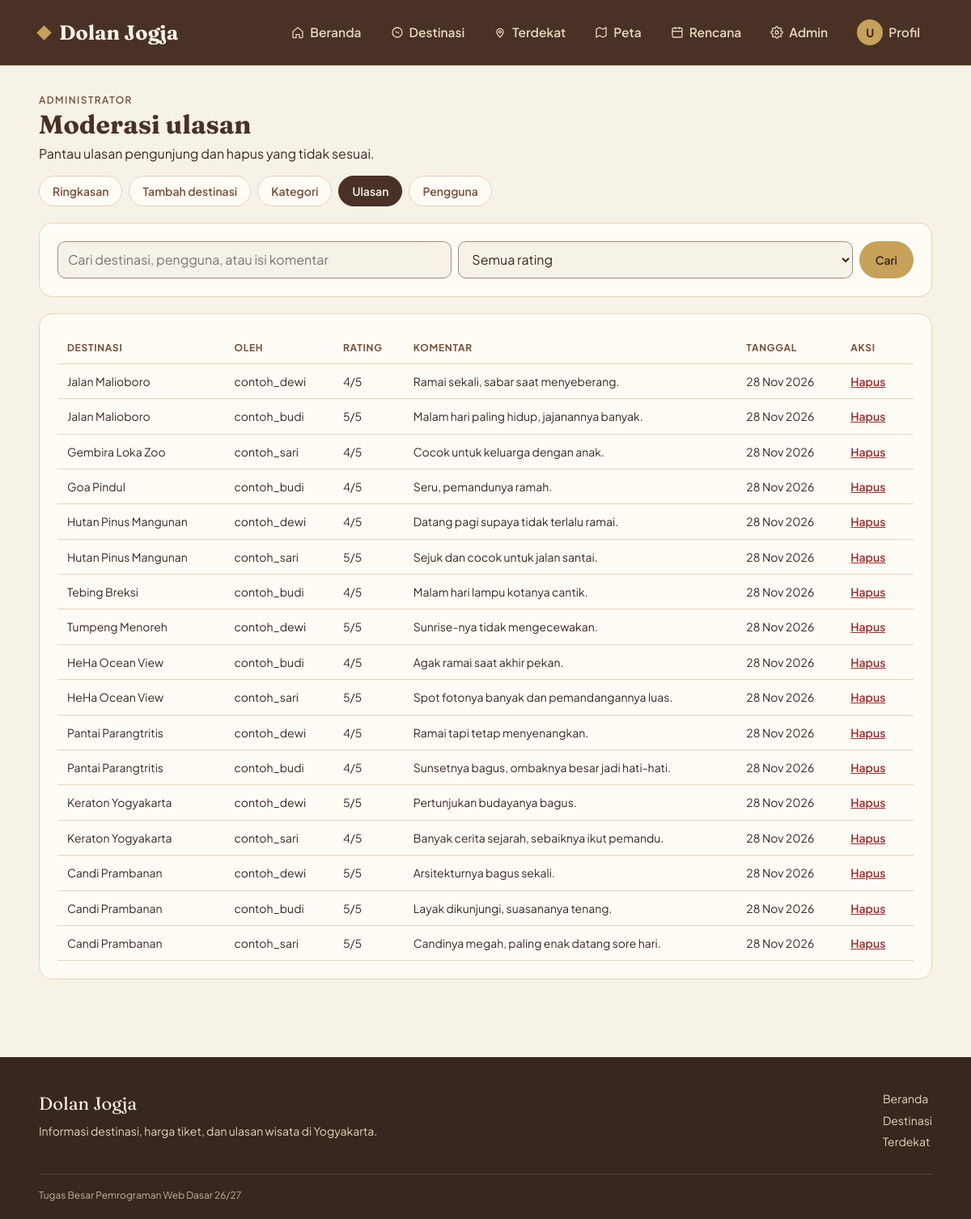
/admin/ulasan.php (signed in), run on the app's committed database.
### tables this page shows
CREATE TABLE reviews (
  id INT AUTO_INCREMENT PRIMARY KEY,
  destination_id INT NOT NULL,
  user_id INT NOT NULL,
  rating TINYINT NOT NULL,
  komentar TEXT,
  created_at TIMESTAMP DEFAULT CURRENT_TIMESTAMP,
  FOREIGN KEY (destination_id) REFERENCES destinations(id) ON DELETE CASCADE,
  FOREIGN KEY (user_id) REFERENCES users(id) ON DELETE CASCADE
);

CREATE TABLE destinations (
  id INT AUTO_INCREMENT PRIMARY KEY,
  category_id INT NOT NULL,
  nama VARCHAR(100) NOT NULL,
  UNIQUE KEY unik_nama_destinasi (nama),
  lokasi VARCHAR(200) NOT NULL,
  deskripsi TEXT,
  harga_tiket INT NOT NULL DEFAULT 0,
  harga_maks INT DEFAULT NULL,
  jam_buka VARCHAR(100),
  latitude DECIMAL(10,7),
  longitude DECIMAL(10,7),
  foto VARCHAR(255),
  created_at TIMESTAMP DEFAULT CURRENT_TIMESTAMP,
  FOREIGN KEY (category_id) REFERENCES categories(id)
);

CREATE TABLE users (
  id INT AUTO_INCREMENT PRIMARY KEY,
  username VARCHAR(30) NOT NULL UNIQUE,
  email VARCHAR(100) NOT NULL UNIQUE,
  password VARCHAR(255) NOT NULL,
  nama_lengkap VARCHAR(100) NOT NULL,
  no_hp VARCHAR(20) DEFAULT NULL,
  foto VARCHAR(255) DEFAULT NULL,
  role ENUM('user','admin') NOT NULL DEFAULT 'user',
  created_at TIMESTAMP DEFAULT CURRENT_TIMESTAMP
);

### includes/fungsi.php (called while the page is built, shortened)
<?php
function e($teks) {
    return htmlspecialchars((string) $teks, ENT_QUOTES, "UTF-8");
}

### admin/ulasan.php (the view, shortened to what this page needs)
<?php
require_once __DIR__ . "/../includes/init.php";
$cari   = trim($_GET["cari"] ?? "");
$like   = "%" . $cari . "%";
$sql = "SELECT r.id, r.rating, r.komentar, r.created_at, u.username, d.nama AS destinasi
        FROM reviews r JOIN users u ON u.id=r.user_id JOIN destinations d ON d.id=r.destination_id
        WHERE (d.nama LIKE ? OR u.username LIKE ? OR r.komentar LIKE ?)";
$tipe  = "sss";
$param = array($like, $like, $like);
$sql .= " ORDER BY r.created_at DESC, r.id DESC LIMIT 100";
$s = $conn->prepare($sql);
$s->bind_param($tipe, ...$param);
$s->execute();
$rows = $s->get_result();
$self = url("admin/ulasan.php");
header_web("Moderasi Ulasan");
?>
<div class="page-heading">
  <span class="eyebrow">Administrator</span>
  <h1>Moderasi ulasan</h1>
  <p>Pantau ulasan pengunjung dan hapus yang tidak sesuai.</p>
</div>
<?php subnav_admin("ulasan"); ?>
<form class="panel" method="get" action="<?php echo $self; ?>">
  <div class="search">
    <input type="text" name="cari" value="<?php echo e($cari); ?>" placeholder="Cari destinasi, pengguna, atau isi komentar" />
    <select name="rating">
      <option value="0">Semua rating</option>
    </select>
    <button class="btn" type="submit">Cari</button>
  </div>
</form>
<div class="panel table-wrap">
  <table>
    <thead><tr><th>Destinasi</th><th>Oleh</th><th>Rating</th><th>Komentar</th><th>Tanggal</th><th>Aksi</th></tr></thead>
    <tbody>
      <?php while ($r = $rows->fetch_assoc()) { ?>
      <tr>
        <td><?php echo e($r["destinasi"]); ?></td>
        <td><?php echo e($r["username"]); ?></td>
        <td><?php echo (int) $r["rating"]; ?>/5</td>
        <td><?php echo e(mb_strimwidth((string) $r["komentar"], 0, 120, "...")); ?></td>
        <td><?php echo e(tanggal($r["created_at"])); ?></td>
        <td class="aksi"><?php echo form_aksi($self, "hapus", $r["id"], "Hapus", "Hapus ulasan ini?"); ?></td>
      </tr>
      <?php } ?>
    </tbody>
  </table>
</div>
<?php footer_web(); ?>

### includes/init.php (shortened to what this page needs)
<?php
if (!function_exists('url')) {
    function url($path = "") { return BASE_URL . ltrim($path, "/"); }
}
if (!function_exists('tanggal')) {
    function tanggal($waktu) {
        $bln = array(1 => "Jan", "Feb", "Mar", "Apr", "Mei", "Jun", "Jul", "Agu", "Sep", "Okt", "Nov", "Des");
        $t = strtotime((string) $waktu);
        return $t ? date("j", $t) . " " . $bln[(int) date("n", $t)] . " " . date("Y", $t) : "-";
    }
}
if (!function_exists('form_aksi')) {
    function form_aksi($action, $aksi, $id, $label, $konfirmasi = "") {
        $js = $konfirmasi !== "" ? ' onsubmit="return confirm(' . e(json_encode($konfirmasi)) . ');"' : "";
        return '<form class="inline" method="post" action="' . e($action) . '"' . $js . '><div class="inline">'
            . csrf_field()
            . '<input type="hidden" name="aksi" value="' . e($aksi) . '" />'
            . '<input type="hidden" name="id" value="' . (int) $id . '" />'
            . '<button type="submit" class="link-btn' . ($aksi === "hapus" ? " bahaya" : "") . '">' . e($label) . '</button>'
            . '</div></form>';
    }
}
if (!function_exists('subnav_admin')) {
    function subnav_admin($aktif) {
        $menu = array(
            "index"     => array("admin/index.php", "Ringkasan"),
            "destinasi" => array("admin/destinasi.php", "Tambah destinasi"),
            "kategori"  => array("admin/kategori.php", "Kategori"),
            "ulasan"    => array("admin/ulasan.php", "Ulasan"),
            "pengguna"  => array("admin/pengguna.php", "Pengguna"),
        );
        echo '<div class="subnav">';
        foreach ($menu as $kunci => $m) {
            echo '<a' . ($kunci === $aktif ? ' class="aktif"' : '') . ' href="' . e(url($m[0])) . '">' . e($m[1]) . '</a>';
        }
        echo '</div>';
    }
}
if (!function_exists('header_web')) {
    function header_web($judul = "Admin") {
        require_once __DIR__ . "/header.php";
        echo '<div class="wadah admin-wrap">';
    }
}
if (!function_exists('footer_web')) {
    function footer_web() {
        echo '</div>';
        require_once __DIR__ . "/footer.php";
    }
}

### assets/css/style.css (style rules this page uses)
:root { --lebar: 1320px; --soga-gelap: #493126; --coklat-jawa: #79513B; --batik: #B88962; --pasir: #E6D4B8; --krem: #F7F2E8; --indigo: #263B50; --taupe: #A18B78; --emas: #C5A15A; --kakao: #38271F; --sage: #87977A; --font-judul: "Fraunces", Georgia, "Times New Roman", serif; --font-isi: "Plus Jakarta Sans", "Segoe UI", Arial, sans-serif; }
* { box-sizing: border-box; }
body { margin: 0; background: var(--krem); color: var(--kakao); font-family: var(--font-isi); font-size: 16px; line-height: 1.6; }
h1, h2, h3 { font-family: var(--font-judul); line-height: 1.2; margin: 0 0 .5em; color: var(--soga-gelap); }
p { margin: 0 0 .6em; }
a { color: var(--coklat-jawa); }
.wadah { max-width: var(--lebar); margin: 0 auto; padding: 0 20px; }
.eyebrow { color: var(--coklat-jawa); letter-spacing: .12em; text-transform: uppercase; font-size: 12px; font-weight: 600; margin-bottom: 6px; }
.panel { background: #FFFCF6; border: 1px solid var(--pasir); border-radius: 16px; padding: 22px; margin-bottom: 20px; }
.inline { display: inline; }
.admin-wrap { padding-top: 28px; padding-bottom: 20px; }
.page-heading { margin-bottom: 14px; }
.page-heading h1 { margin: 0 0 4px; }
.subnav { display: flex; gap: 8px; flex-wrap: wrap; margin: 0 0 20px; }
.subnav a { padding: 7px 16px; border: 1px solid var(--pasir); border-radius: 999px; text-decoration: none; font-size: 14px; font-weight: 600; color: var(--coklat-jawa); background: #FFFCF6; }
.subnav a.aktif { background: var(--soga-gelap); border-color: var(--soga-gelap); color: var(--krem); }
.table-wrap { overflow-x: auto; }
.table-wrap table { width: 100%; border-collapse: collapse; font-size: 14px; }
.table-wrap th { text-align: left; font-size: 12px; text-transform: uppercase; letter-spacing: .06em; color: var(--coklat-jawa); }
.table-wrap th, .table-wrap td { padding: 10px 12px; border-bottom: 1px solid var(--pasir); vertical-align: middle; }
.aksi { white-space: nowrap; }
.aksi a, .link-btn { background: none; border: 0; padding: 0 8px 0 0; font: 600 14px var(--font-isi); color: var(--coklat-jawa); text-decoration: underline; cursor: pointer; }
.link-btn.bahaya { color: #9B2C2C; }
.btn { display: inline-block; background: var(--emas); color: var(--kakao); padding: 9px 20px; border: 0; border-radius: 999px; font: 600 14px var(--font-isi); text-decoration: none; cursor: pointer; }
.search { display: flex; gap: 8px; flex-wrap: wrap; }
.search input, .search select { flex: 1; min-width: 160px; padding: 9px 12px; border: 1px solid var(--taupe); border-radius: 10px; background: var(--krem); font: inherit; color: var(--kakao); }
:root { --lebar: 100%; --tepi: clamp(20px, 4vw, 88px); }
.wadah, .navbar-isi, .hero-isi { padding-left: var(--tepi); padding-right: var(--tepi); }

### data on the page
reviews: destination.nama "Jalan Malioboro", user.username "contoh_dewi", rating "4", komentar "Ramai sekali, sabar saat menyeberang.", created_at "28 Nov 2026"
reviews: destination.nama "Jalan Malioboro", user.username "contoh_budi", rating "5", komentar "Malam hari paling hidup, jajanannya banyak.", created_at "28 Nov 2026"
reviews: destination.nama "Gembira Loka Zoo", user.username "contoh_sari", rating "4", komentar "Cocok untuk keluarga dengan anak.", created_at "28 Nov 2026"
reviews: destination.nama "Goa Pindul", user.username "contoh_budi", rating "4", komentar "Seru, pemandunya ramah.", created_at "28 Nov 2026"
reviews: destination.nama "Hutan Pinus Mangunan", user.username "contoh_dewi", rating "4", komentar "Datang pagi supaya tidak terlalu ramai.", created_at "28 Nov 2026"
reviews: destination.nama "Hutan Pinus Mangunan", user.username "contoh_sari", rating "5", komentar "Sejuk dan cocok untuk jalan santai.", created_at "28 Nov 2026"
reviews: destination.nama "Tebing Breksi", user.username "contoh_budi", rating "4", komentar "Malam hari lampu kotanya cantik.", created_at "28 Nov 2026"
reviews: destination.nama "Tumpeng Menoreh", user.username "contoh_dewi", rating "5", komentar "Sunrise-nya tidak mengecewakan.", created_at "28 Nov 2026"
reviews: destination.nama "HeHa Ocean View", user.username "contoh_budi", rating "4", komentar "Agak ramai saat akhir pekan.", created_at "28 Nov 2026"
reviews: destination.nama "HeHa Ocean View", user.username "contoh_sari", rating "5", komentar "Spot fotonya banyak dan pemandangannya luas.", created_at "28 Nov 2026"
reviews: destination.nama "Pantai Parangtritis", user.username "contoh_dewi", rating "4", komentar "Ramai tapi tetap menyenangkan.", created_at "28 Nov 2026"
reviews: destination.nama "Pantai Parangtritis", user.username "contoh_budi", rating "4", komentar "Sunsetnya bagus, ombaknya besar jadi hati-hati.", created_at "28 Nov 2026"
reviews: destination.nama "Keraton Yogyakarta", user.username "contoh_dewi", rating "5", komentar "Pertunjukan budayanya bagus.", created_at "28 Nov 2026"
reviews: destination.nama "Keraton Yogyakarta", user.username "contoh_sari", rating "4", komentar "Banyak cerita sejarah, sebaiknya ikut pemandu.", created_at "28 Nov 2026"
reviews: destination.nama "Candi Prambanan", user.username "contoh_dewi", rating "5", komentar "Arsitekturnya bagus sekali.", created_at "28 Nov 2026"
reviews: destination.nama "Candi Prambanan", user.username "contoh_budi", rating "5", komentar "Layak dikunjungi, suasananya tenang.", created_at "28 Nov 2026"
reviews: destination.nama "Candi Prambanan", user.username "contoh_sari", rating "5", komentar "Candinya megah, paling enak datang sore hari.", created_at "28 Nov 2026"

### other printed values
$nav_inisial "U"
$m[1] "Ringkasan"
$m[1] "Tambah destinasi"
$m[1] "Kategori"
$m[1] "Ulasan"
$m[1] "Pengguna"
